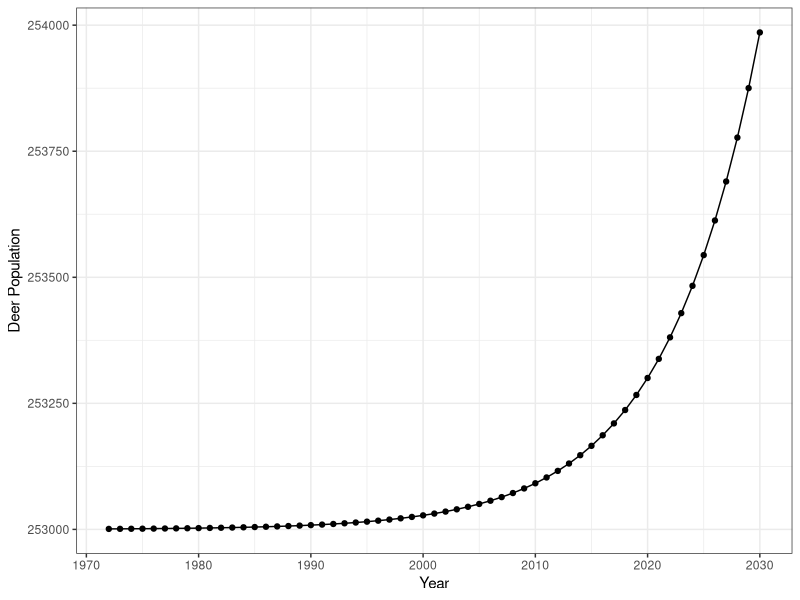
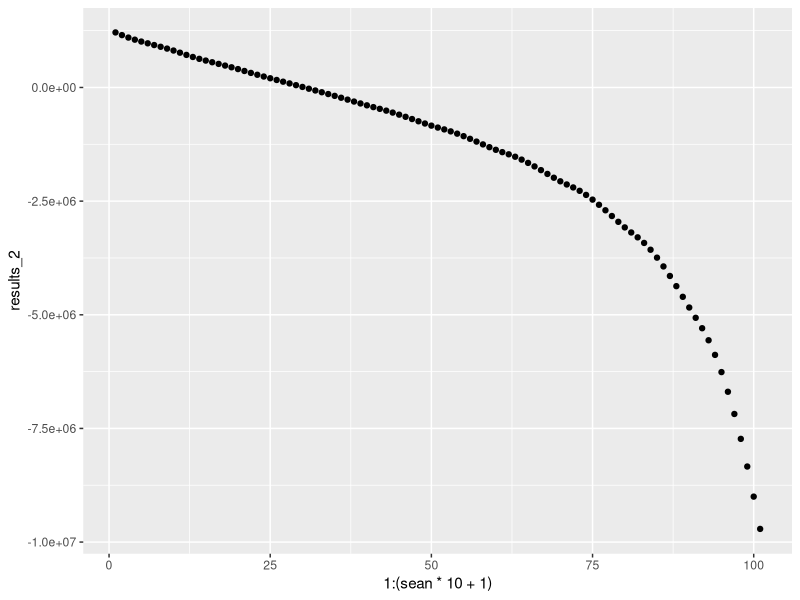
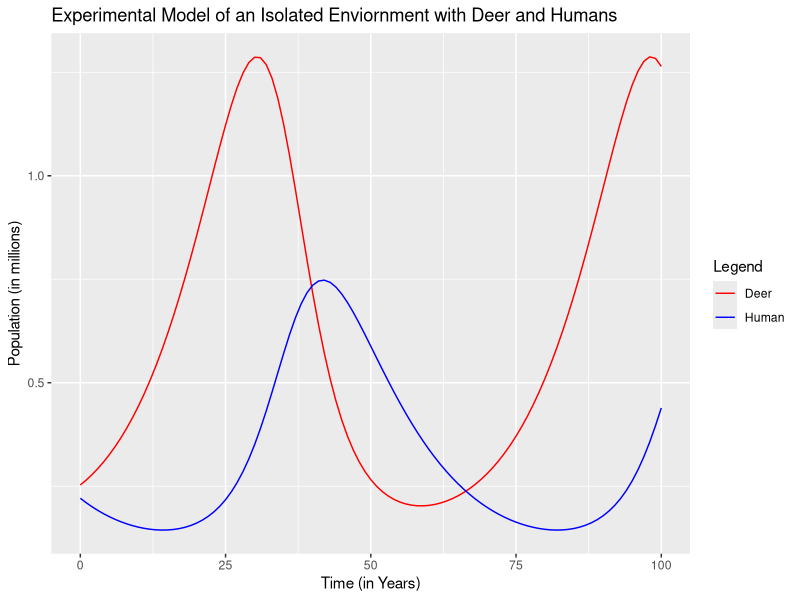

The R script that drew these images, in order: (Note: this script raises an error after producing the figures.)
# Final Models for Paper

library(tidyverse)
library(deSolve)



# Euler's Method Function -------------------------------------------------

euler <- function(dy.dt=function(t,y){}, h, y0, start=0, end=1) {
  nsteps <- (end-start)/h
  ys <- numeric(nsteps+1)
  ys[1] <- y0
  for (i in 1:nsteps) {
    t <- start + (i-1)*h
    ys[i+1] <- ys[i] + h*dy.dt(t,ys[i])
  }
  ys
}

# Model 1- Natural Pop Growth ---------------------------------------------

#Start with the natural dynamics. The law of exponential evolution or Malthus law. 
#We use r = .118849 based on file 'EDA.R' growth rate from first two data points (before carrying capacity is reached)

#dy/dt = ry(t)

r <- .118849

model1 <- function(r, t) {
  exp(r*(t-1972)) + 253000
}

t <- c(1972:2030)

results <- model1(r, t)
results <- data.frame(results)
results <- results %>%
  mutate(year = c(1972:2030))

results %>%
  ggplot(mapping = aes(x = year, y = results)) +
  geom_point()+
  geom_line() +
  xlab("Year") +
  ylab("Deer Population") +
  theme_bw()




# Model 2- Natural Growth and Constant Harvest by Time --------------------
#Model 2
#dy/dt = r y(t) + b(t) y(t) 


model2 <- function(y0, t, r, B) {
  (y0 - (B/r)) * exp(r*(t- 1992)) + (B/r)
}


model2(1211000, 2000, .33, 390703.5)




# Model 3- Carrying Capacity,  Harvest,  Pop Growth -----------------------
sean = 10 
b = 390700
deerpop = 1211000 ##253000 
## b is the estimated harvest per year
## results 2 is the carrying capacity model plus estimated harvest per year it is a little low 
## Adjusted carrying capacity as it was being affected by the constant harvest 
results_2<-euler(dy.dt=function(t,y){(r*y) - 0.18*(exp((-2*(sin(t*pi))^2)))*y -  ((r/(1100000+(b/1.4)))*y^2)-(b)}, .1,deerpop , 0, sean)


## adjusted the carrying capacity value in the function by adding back in a factor of the estimated harvest value per year



results_2 <- data.frame(results_2)

ggplot(results_2, mapping = aes(x = 1:(sean*10 +1), y = results_2)) +
  geom_point()






# Lotka-Volterra Model ----------------------------------------------------
#An experimental model treating humans as a "predator" of deer
# Main Code from https://www.r-bloggers.com/2010/03/lotka-volterra-model%C2%A0%C2%A0intro/. 
# Then converted into a function
## EXPERIMENTAL MODEL - ISOLATED ENVIRIONMENT


PreyPred <- function(x_prey, y_pred, a, b, g, d){
  
  Pars <- c(a, b, g, d)
  State <- c(x = x_prey, y = y_pred)
  
  
  LotVmod <- function (Time, State, Pars) {
    with(as.list(c(State, Pars)), {
      dx = x*(a - b*y)
      dy = -y*(g - d*x)
      return(list(c(dx, dy)))
    })
  }
  
  Time <- seq(0, 100, by = 1)
  out <- as.data.frame(ode(func = LotVmod, y = State, parms = Pars, times = Time))
  
  ggplot(out) + 
    geom_line(aes(x=time, y = x, color ="Deer")) +
    geom_line(aes(x=time, y = y, color = "Human")) +
    xlab('Time (in Years)') +
    ylab('Population (in millions)') +
    ggtitle("Experimental Model of an Isolated Enviornment with Deer and Humans") + 
    scale_color_manual(name = "Legend", values = c("Human" = "blue", "Deer" = "red"))
  
}

PreyPred(0.253, 0.2209, 0.11, 0.3, 0.088, 0.15)






# EDA- Basic Graphs of the Data -------------------------------------------

deer %>%
  ggplot(aes(x = Year)) +
  geom_point(mapping = aes(y = Deer_Population)) +
  geom_line(aes(y = Deer_Population)) +
  geom_point(aes(y = Deer_Harvest), color = "red") +
  geom_line(aes(y = Deer_Harvest), color = "red") +
  geom_point(aes(y= Total_Deer_Hunters), color = "blue") +
  geom_line(aes(y = Total_Deer_Hunters), color = "blue") +
  xlab("Year") +
  ylab("Deer Population")+
  theme_bw()
